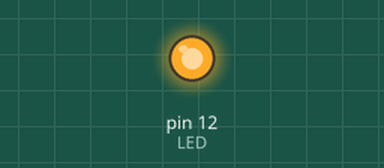
Recording of a sketch running on a simulated Arduino Uno, built with avr-gcc and run on an emulated ATmega328P. On the bench: output pins drawn as LEDs (lit = HIGH).

Above: at 1.0 s.
At 3.0 s:
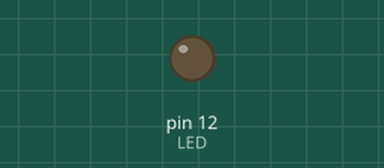
Timing chart, 0 to 5.2 s (numbered marks = the images above):
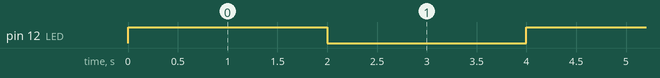

The sketch:

encenderLED.ino
```cpp
int LED = 12;

void setup(){ //Se ejecutan las sentencias una nica vez

  pinMode(LED,OUTPUT);

}


void loop (){ //Bucle infinito en el que se repiten las sentencias que introduzcamos sin parar

    digitalWrite(LED,HIGH); //Encendemos el LED
    delay(1000*2);          //Lo dejamos dos segundos encendido
    digitalWrite(LED,LOW);  //Lo apagamos
    delay(1000*2);          //Apagado durando dos segundos


}
```

Measured:
- by itself, pin 12 (LED): alternates HIGH for 2.0 s and LOW for 2.0 s
